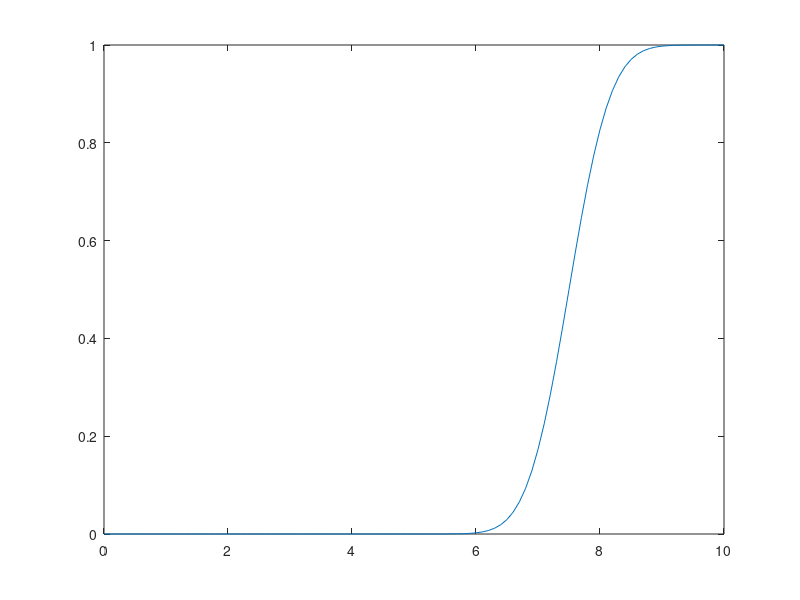

Recreate this plot in MATLAB.
close all
x = 0:0.1:10;

pH1 = 9;
pH2 = 6;

xdiff = (pH1-pH2)/2;
xscale = 2/xdiff;
shift = xdiff+pH2;

y =  1/2 * erfc(-xscale * (x - shift));

plot(x,y)

